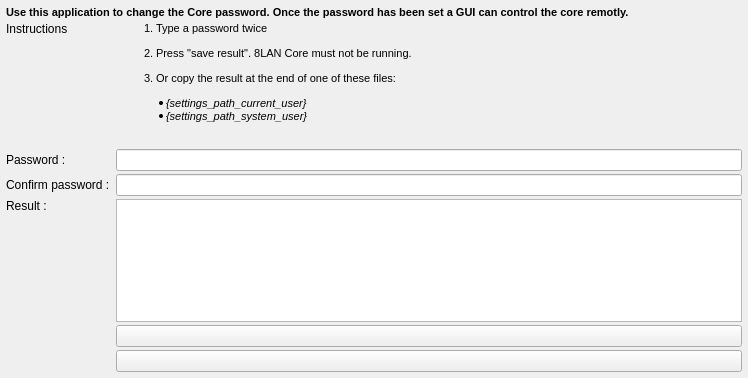
<?xml version="1.0" encoding="UTF-8"?>
<ui version="4.0">
 <class>MainWindow</class>
 <widget class="QMainWindow" name="MainWindow">
  <property name="geometry">
   <rect>
    <x>0</x>
    <y>0</y>
    <width>748</width>
    <height>378</height>
   </rect>
  </property>
  <property name="windowTitle">
   <string>8LAN - Password hasher</string>
  </property>
  <widget class="QWidget" name="centralWidget">
   <layout class="QGridLayout" name="gridLayout" rowstretch="0,0,0,0,0,0,0,0,0">
    <property name="verticalSpacing">
     <number>3</number>
    </property>
    <property name="margin">
     <number>6</number>
    </property>
    <item row="3" column="0">
     <widget class="QLabel" name="lblPass1">
      <property name="text">
       <string>Password :</string>
      </property>
     </widget>
    </item>
    <item row="3" column="1">
     <widget class="QLineEdit" name="txtPass1">
      <property name="echoMode">
       <enum>QLineEdit::Password</enum>
      </property>
     </widget>
    </item>
    <item row="4" column="0">
     <widget class="QLabel" name="lblPass2">
      <property name="text">
       <string>Confirm password :</string>
      </property>
     </widget>
    </item>
    <item row="4" column="1">
     <widget class="QLineEdit" name="txtPass2">
      <property name="echoMode">
       <enum>QLineEdit::Password</enum>
      </property>
     </widget>
    </item>
    <item row="6" column="0">
     <widget class="QLabel" name="lblResult">
      <property name="text">
       <string>Result :</string>
      </property>
      <property name="alignment">
       <set>Qt::AlignLeading|Qt::AlignLeft|Qt::AlignTop</set>
      </property>
     </widget>
    </item>
    <item row="7" column="1">
     <widget class="QPushButton" name="butSaveCurrentUser">
      <property name="text">
       <string/>
      </property>
     </widget>
    </item>
    <item row="1" column="1">
     <widget class="QLabel" name="lblInstructions">
      <property name="text">
       <string>&lt;!DOCTYPE HTML PUBLIC &quot;-//W3C//DTD HTML 4.0//EN&quot; &quot;http://www.w3.org/TR/REC-html40/strict.dtd&quot;&gt;
&lt;html&gt;&lt;head&gt;&lt;meta name=&quot;qrichtext&quot; content=&quot;1&quot; /&gt;&lt;style type=&quot;text/css&quot;&gt;
p, li { white-space: pre-wrap; }
&lt;/style&gt;&lt;/head&gt;&lt;body style=&quot; font-family:'MS Shell Dlg 2'; font-size:8pt; font-weight:400; font-style:normal;&quot;&gt;
&lt;ol style=&quot;margin-top: 0px; margin-bottom: 0px; margin-left: 0px; margin-right: 0px; -qt-list-indent: 1;&quot;&gt;&lt;li style=&quot; margin-top:12px; margin-bottom:12px; margin-left:0px; margin-right:0px; -qt-block-indent:0; text-indent:0px;&quot;&gt;Type a password twice&lt;/li&gt;
&lt;li style=&quot; margin-top:12px; margin-bottom:12px; margin-left:0px; margin-right:0px; -qt-block-indent:0; text-indent:0px;&quot;&gt;Press &amp;quot;save result&amp;quot;. 8LAN Core must not be running.&lt;/li&gt;
&lt;li style=&quot; margin-top:12px; margin-bottom:12px; margin-left:0px; margin-right:0px; -qt-block-indent:0; text-indent:0px;&quot;&gt;Or copy the result at the end of one of these files: &lt;/li&gt;&lt;/ol&gt;
&lt;ul style=&quot;margin-top: 0px; margin-bottom: 0px; margin-left: 0px; margin-right: 0px; -qt-list-indent: 2;&quot;&gt;&lt;li style=&quot; margin-top:0px; margin-bottom:0px; margin-left:-30px; margin-right:0px; -qt-block-indent:0; text-indent:0px;&quot;&gt;&lt;span style=&quot; font-style:italic;&quot;&gt;{settings_path_current_user}&lt;/span&gt;&lt;/li&gt;&lt;li style=&quot; margin-top:0px; margin-bottom:0px; margin-left:-30px; margin-right:0px; -qt-block-indent:0; text-indent:0px;&quot;&gt;&lt;span style=&quot; font-style:italic;&quot;&gt;{settings_path_system_user}&lt;/span&gt;&lt;/li&gt;&lt;/ul&gt;
&lt;p style=&quot; margin-top:0px; margin-bottom:0px; margin-left:0px; margin-right:0px; -qt-block-indent:1; text-indent:0px;&quot;&gt;&lt;/p&gt;&lt;/body&gt;&lt;/html&gt;</string>
      </property>
      <property name="textFormat">
       <enum>Qt::RichText</enum>
      </property>
      <property name="alignment">
       <set>Qt::AlignLeading|Qt::AlignLeft|Qt::AlignTop</set>
      </property>
     </widget>
    </item>
    <item row="1" column="0">
     <widget class="QLabel" name="lblInstructionsTitle">
      <property name="text">
       <string>Instructions</string>
      </property>
      <property name="alignment">
       <set>Qt::AlignLeading|Qt::AlignLeft|Qt::AlignTop</set>
      </property>
     </widget>
    </item>
    <item row="6" column="1">
     <widget class="QTextEdit" name="txtResult"/>
    </item>
    <item row="0" column="0" colspan="2">
     <widget class="QLabel" name="lblExplanations">
      <property name="text">
       <string>&lt;!DOCTYPE HTML PUBLIC &quot;-//W3C//DTD HTML 4.0//EN&quot; &quot;http://www.w3.org/TR/REC-html40/strict.dtd&quot;&gt;
&lt;html&gt;&lt;head&gt;&lt;meta name=&quot;qrichtext&quot; content=&quot;1&quot; /&gt;&lt;style type=&quot;text/css&quot;&gt;
p, li { white-space: pre-wrap; }
&lt;/style&gt;&lt;/head&gt;&lt;body style=&quot; font-family:'MS Shell Dlg 2'; font-size:8.25pt; font-weight:400; font-style:normal;&quot;&gt;
&lt;p style=&quot; margin-top:0px; margin-bottom:0px; margin-left:0px; margin-right:0px; -qt-block-indent:0; text-indent:0px;&quot;&gt;&lt;span style=&quot; font-size:8pt; font-weight:600;&quot;&gt;Use this application to change the Core password. Once the password has been set a GUI can control the core remotly.&lt;/span&gt;&lt;/p&gt;&lt;/body&gt;&lt;/html&gt;</string>
      </property>
      <property name="textFormat">
       <enum>Qt::RichText</enum>
      </property>
      <property name="scaledContents">
       <bool>false</bool>
      </property>
     </widget>
    </item>
    <item row="2" column="1">
     <spacer name="verticalSpacer">
      <property name="orientation">
       <enum>Qt::Vertical</enum>
      </property>
      <property name="sizeType">
       <enum>QSizePolicy::Fixed</enum>
      </property>
      <property name="sizeHint" stdset="0">
       <size>
        <width>20</width>
        <height>10</height>
       </size>
      </property>
     </spacer>
    </item>
    <item row="8" column="1">
     <widget class="QPushButton" name="butSaveSystemUser">
      <property name="text">
       <string/>
      </property>
     </widget>
    </item>
   </layout>
  </widget>
 </widget>
 <layoutdefault spacing="6" margin="11"/>
 <resources/>
 <connections/>
</ui>
